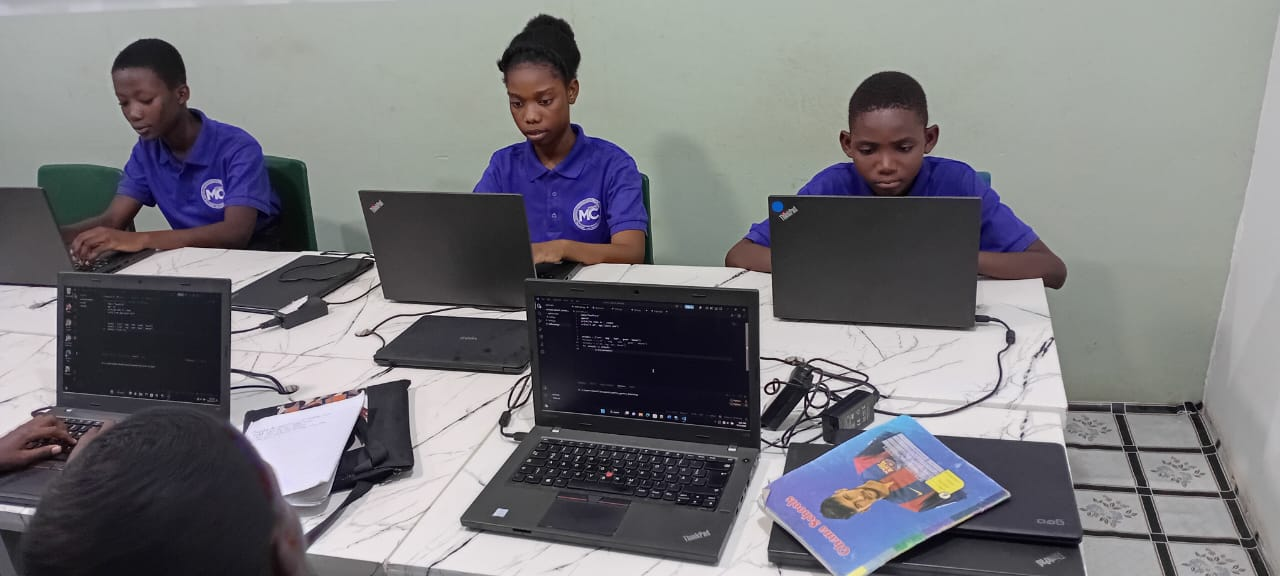
#> input picture assets/images/classroom-coding-close.jpeg, 1280 x 576 px; its folder holds 6 pictures in this run
$ python render.py
#> lines starting #> are read from the running program, lines starting #| are printed output that depends on the picture
from __future__ import annotations

import argparse
import json
import subprocess
from pathlib import Path
from typing import Iterable

from PIL import Image, ImageDraw, ImageEnhance, ImageFilter, ImageFont


ROOT = Path(__file__).resolve().parents[2]
PROJECT = Path(__file__).resolve().parent
EXPORTS = ROOT / "social-media" / "exports-v2"
IMAGES = ROOT / "assets" / "images"

FONT_BOLD = Path(r"C:\Windows\Fonts\bahnschrift.ttf")
FONT_BODY = Path(r"C:\Windows\Fonts\segoeuib.ttf")

WHITE = "#FFFFFF"
CREAM = "#F8F3E8"
GOLD = "#E9B949"
INK = "#101815"


def font(path: Path, size: int) -> ImageFont.FreeTypeFont:
    return ImageFont.truetype(str(path), size=size)


def cover_crop(image: Image.Image, width: int, height: int, anchor: tuple[float, float]) -> Image.Image:
#> called with width = 1080, height = 1080, anchor = (0.52, 0.43)
    image = image.convert("RGB")
#> image is the input picture: PIL image 1280x576 RGB; mean R, G, B 120.3, 119.7, 123.8
    scale = max(width / image.width, height / image.height)
#> scale = 1.88
    resized = image.resize((round(image.width * scale), round(image.height * scale)), Image.Resampling.LANCZOS)
    ax, ay = anchor
#> ax = 0.52; ay = 0.43
    left = min(max(round(resized.width * ax - width / 2), 0), resized.width - width)
#> left = 708
    top = min(max(round(resized.height * ay - height / 2), 0), resized.height - height)
#> top = 0
    return resized.crop((left, top, left + width, top + height))
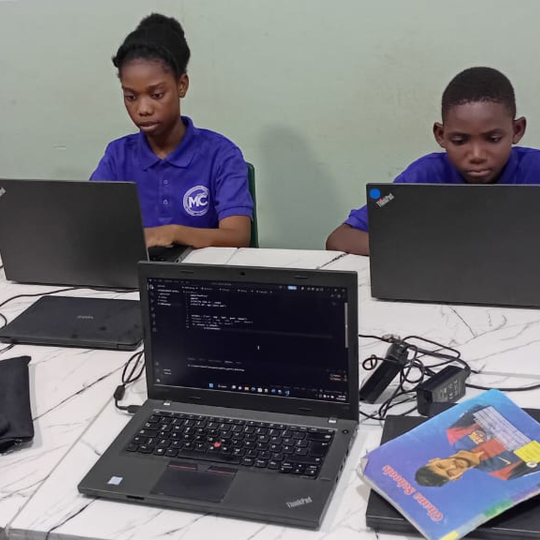
#> returned value: PIL image 1080x1080 RGB (shown at 1/2 size); mean R, G, B 114.1, 113.4, 118.5


def grade(image: Image.Image) -> Image.Image:
    image = ImageEnhance.Contrast(image).enhance(1.06)
#> image: PIL image 1080x1080 RGB
    image = ImageEnhance.Color(image).enhance(1.04)
    return ImageEnhance.Brightness(image).enhance(0.98)


def gradient_overlay(width: int, height: int, start: float = 0.42) -> Image.Image:
#> called with width = 1080, height = 1080, start = 0.42
    layer = Image.new("RGBA", (width, height), (0, 0, 0, 0))
#> layer: PIL image 1080x1080 RGBA; every value is 0
    px = layer.load()
    start_y = int(height * start)
    span = max(1, height - start_y)
    for y in range(start_y, height):
        p = (y - start_y) / span
        alpha = int(232 * (p ** 1.55))
        for x in range(width):
            px[x, y] = (8, 15, 12, alpha)
    return layer


def wrap(draw: ImageDraw.ImageDraw, text: str, typeface: ImageFont.FreeTypeFont, max_width: int) -> list[str]:
    words = text.split()
    lines: list[str] = []
    current = ""
    for word in words:
        trial = word if not current else f"{current} {word}"
        if draw.textbbox((0, 0), trial, font=typeface)[2] <= max_width:
            current = trial
        else:
            if current:
                lines.append(current)
            current = word
    if current:
        lines.append(current)
    return lines


def fit_headline(draw: ImageDraw.ImageDraw, text: str, max_width: int, max_lines: int, initial: int) -> tuple[ImageFont.FreeTypeFont, list[str]]:
    for size in range(initial, max(38, initial - 36), -2):
        typeface = font(FONT_BOLD, size)
        lines = wrap(draw, text, typeface, max_width)
        if len(lines) <= max_lines:
            return typeface, lines
    return typeface, lines


def draw_logo(canvas: Image.Image, x: int, y: int, size: int) -> None:
    logo = Image.open(IMAGES / "mill-creek-icon-transparent.png").convert("RGBA")
    logo.thumbnail((size, size), Image.Resampling.LANCZOS)
    pad = max(10, size // 9)
    plate = Image.new("RGBA", (logo.width + pad * 2, logo.height + pad * 2), (255, 255, 255, 232))
    plate.alpha_composite(logo, (pad, pad))
    mask = Image.new("L", plate.size, 0)
    ImageDraw.Draw(mask).rounded_rectangle((0, 0, plate.width - 1, plate.height - 1), radius=pad, fill=255)
    plate.putalpha(Image.composite(plate.getchannel("A"), Image.new("L", plate.size, 0), mask))
    canvas.alpha_composite(plate, (x, y))


def render_card(spec: dict) -> None:
    width, height = spec["size"]
    photo = grade(cover_crop(Image.open(IMAGES / spec["photo"]), width, height, tuple(spec["anchor"])))
    canvas = photo.convert("RGBA")
    canvas.alpha_composite(gradient_overlay(width, height, spec.get("gradient_start", 0.42)))
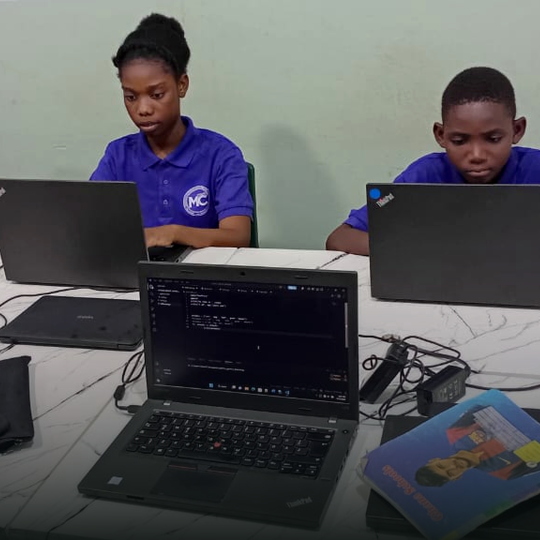
#> canvas: PIL image 1080x1080 RGBA (shown at 1/2 size); mean R, G, B, A 87.3, 88.3, 90.9, 255
    draw = ImageDraw.Draw(canvas)

    margin = round(width * 0.066)
    top = round(height * 0.065)
    rail = max(8, round(width * 0.009))
    draw.rounded_rectangle((margin, top, margin + round(width * 0.17), top + rail), radius=rail // 2, fill=GOLD)
    draw_logo(canvas, margin, top + rail + round(width * 0.025), round(width * 0.10))

    tag_font = font(FONT_BODY, max(24, round(width * 0.026)))
    tag = "ACCRA  •  GHANA"
    tag_box = draw.textbbox((0, 0), tag, font=tag_font)
    tag_x = margin
    tag_y = round(height * spec.get("tag_y", 0.61))
    draw.text((tag_x, tag_y), tag, font=tag_font, fill=GOLD)

    headline_size = round(width * spec.get("headline_scale", 0.077))
    headline_font, lines = fit_headline(draw, spec["headline"].upper(), width - margin * 2, spec.get("max_lines", 3), headline_size)
    line_height = round(headline_font.size * 0.93)
    headline_y = tag_y + round(tag_font.size * 1.7)
    for i, line in enumerate(lines):
        draw.text((margin, headline_y + i * line_height), line, font=headline_font, fill=WHITE, stroke_width=max(1, width // 600), stroke_fill=INK)

    body_font = font(FONT_BODY, max(26, round(width * 0.03)))
    body_lines = wrap(draw, spec["subline"], body_font, width - margin * 2)
    body_y = headline_y + len(lines) * line_height + round(body_font.size * 0.65)
    for i, line in enumerate(body_lines[:2]):
        draw.text((margin, body_y + i * round(body_font.size * 1.25)), line, font=body_font, fill=CREAM)

    footer_font = font(FONT_BODY, max(22, round(width * 0.023)))
    footer = "millcreek-ar-learning.com"
    footer_y = height - round(height * 0.055) - footer_font.size
    draw.text((margin, footer_y), footer, font=footer_font, fill=WHITE)
    cta = "LEARN  •  GIVE  •  SHARE"
    cta_width = draw.textbbox((0, 0), cta, font=footer_font)[2]
    draw.text((width - margin - cta_width, footer_y), cta, font=footer_font, fill=GOLD)

    output = EXPORTS / spec["output"]
    output.parent.mkdir(parents=True, exist_ok=True)
    canvas.convert("RGB").save(output, quality=96, optimize=True)


STATIC_SPECS = [
    {
        "output": "image-square-1080.png",
        "size": (1080, 1080),
        "photo": "classroom-coding-close.jpeg",
        "anchor": (0.52, 0.43),
        "headline": "Talent is everywhere.",
        "subline": "Help expand technology learning at Mill Creek-AR Learning Center.",
        "tag_y": 0.58,
    },
    {
        "output": "image-portrait-1080x1350.png",
        "size": (1080, 1350),
        "photo": "classroom-group-portrait.jpeg",
        "anchor": (0.54, 0.47),
        "headline": "More time to learn. More room to grow.",
        "subline": "Support expanded classes for junior and senior high students.",
        "tag_y": 0.63,
        "headline_scale": 0.07,
    },
    {
        "output": "image-story-1080x1920.png",
        "size": (1080, 1920),
        "photo": "classroom-coding-wide.jpeg",
        "anchor": (0.50, 0.48),
        "headline": "Coding starts with access.",
        "subline": "Computers. Internet. Instruction. A place to practice.",
        "tag_y": 0.68,
    },
    {
        "output": "image-landscape-1200x628.png",
        "size": (1200, 628),
        "photo": "classroom-coding-wide.jpeg",
        "anchor": (0.49, 0.46),
        "headline": "Help expand the learning day.",
        "subline": "Technology learning at Mill Creek-AR Learning Center.",
        "tag_y": 0.46,
        "headline_scale": 0.062,
        "max_lines": 2,
    },
    {
        "output": "image-youtube-thumbnail-1280x720.png",
        "size": (1280, 720),
        "photo": "classroom-coding-close.jpeg",
        "anchor": (0.50, 0.43),
        "headline": "Inside a coding classroom",
        "subline": "Mill Creek-AR Learning Center",
        "tag_y": 0.48,
        "headline_scale": 0.067,
        "max_lines": 2,
    },
]


def main() -> None:
    parser = argparse.ArgumentParser(description="Render the corrected Mill Creek-AR social package.")
    parser.add_argument("--static-only", action="store_true", help="Render still graphics only.")
    args = parser.parse_args()

    for spec in STATIC_SPECS:
        render_card(spec)

    if not args.static_only:
        narration = PROJECT / "audio" / "narration.wav"
        if not narration.exists():
            raise SystemExit("Static graphics rendered. Video rendering is waiting for rebuild/audio/narration.wav.")

    print(f"Rendered corrected assets to {EXPORTS}")


if __name__ == "__main__":
#> (the run stopped early here; a loop or call above may not have finished)
